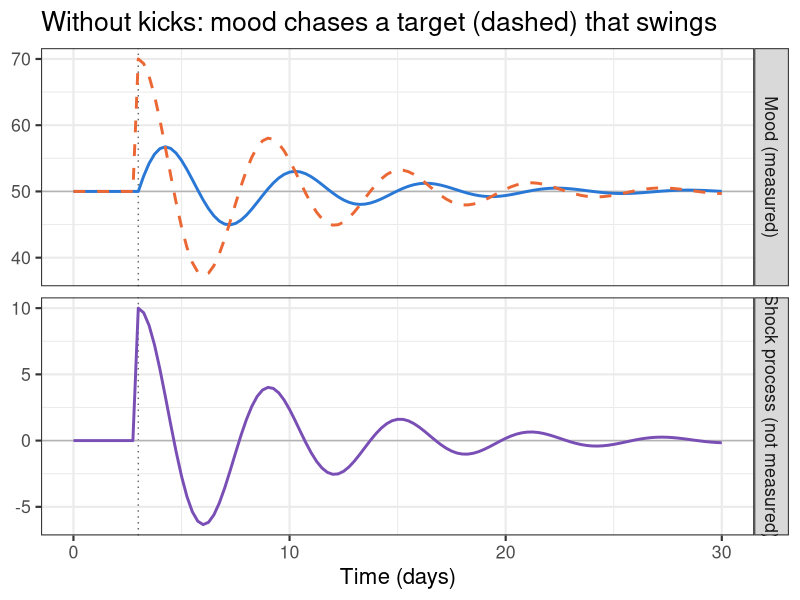
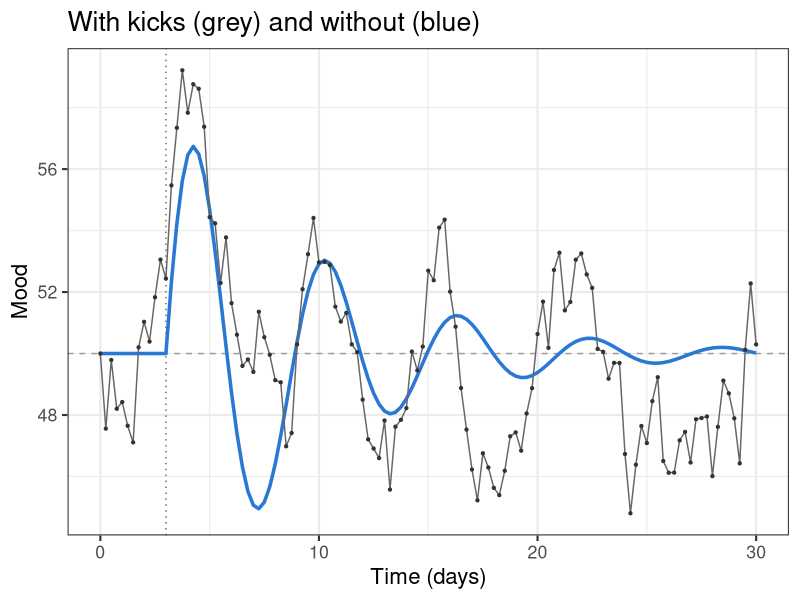
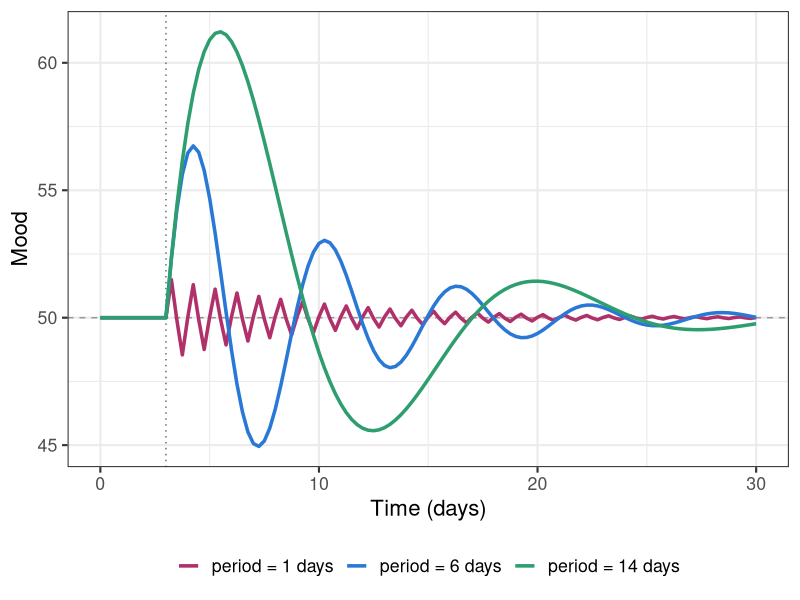
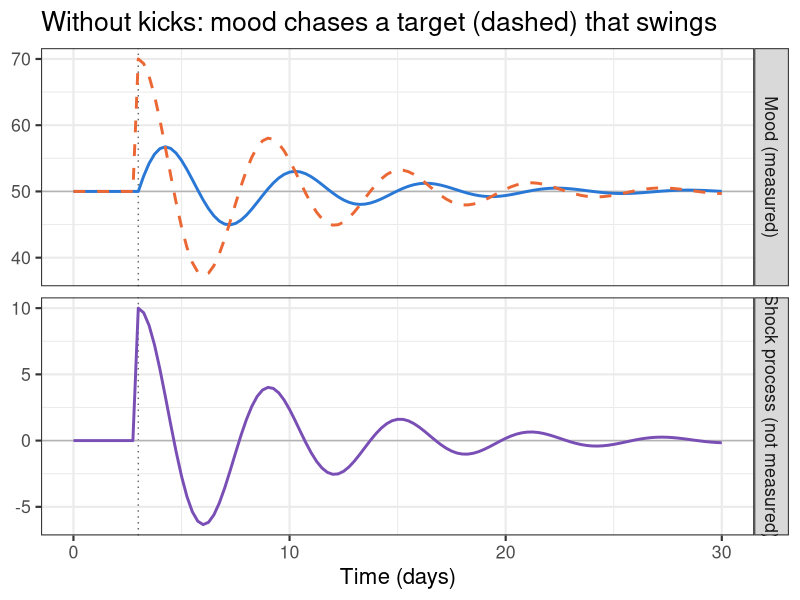
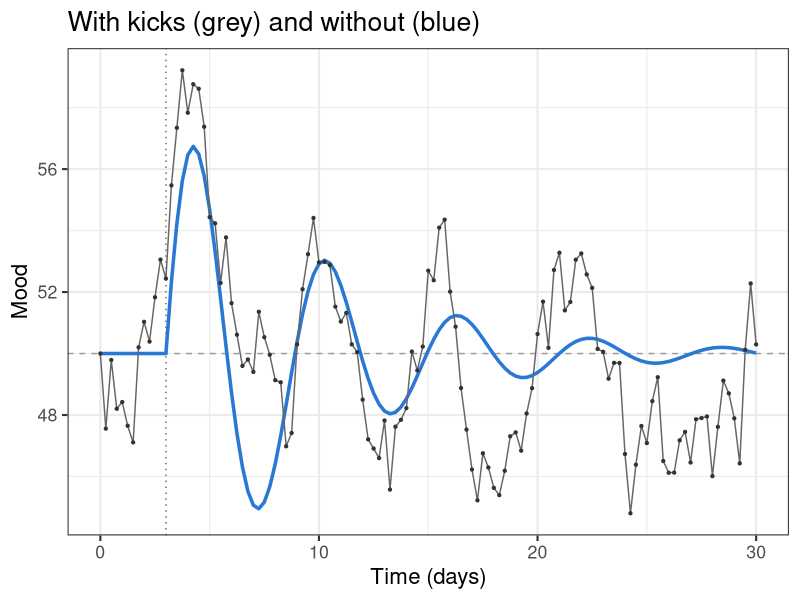
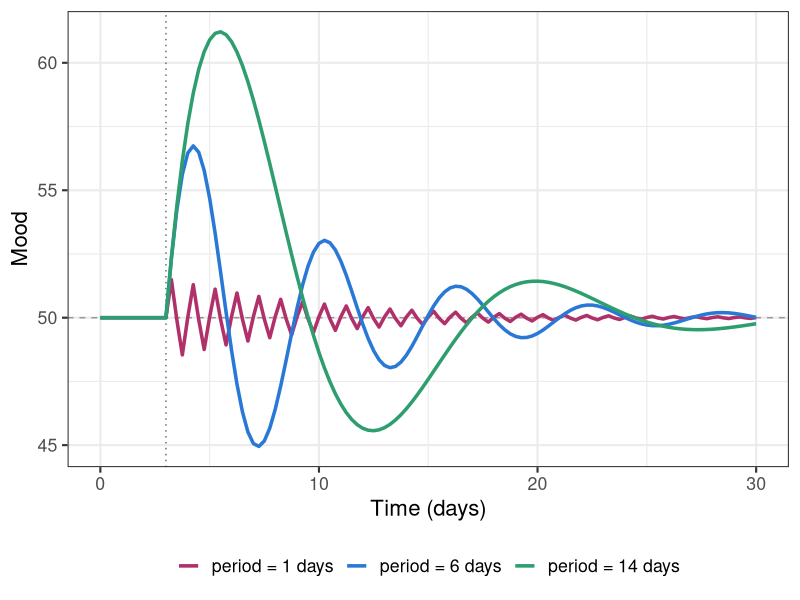

Source code (R) for these figures, in order:
# =============================================================================
#  LECTURE 10 -- SIMULATE DATA: AN OSCILLATING SHOCK
#  (a shock that starts a process which swings, like a spring with friction)
#  Dynamic Systems Thinking in Psychology
#
#  On day 3, a shock starts a process that does not simply fade: it swings
#  past 0 to the other side, then back, with smaller and smaller swings,
#  until it settles. The shock process swings around 0 like a spring with
#  friction: a damped oscillation. Mood is pushed up while the process is
#  above 0, and pulled down while it is below 0.
#
#  A spring needs two states: where it is (Input) and how fast it moves
#  (Speed). The shock gives Input a push; after that:
#
#     dMood  = (A * Mood + B + C * Input) dt + G dW
#     dInput = Speed dt
#     dSpeed = (Aspring * Input + Adamp * Speed) dt
#
#     Aspring < 0: the further Input is from 0, the harder it is pulled back
#     Adamp   < 0: friction; the swings get smaller and smaller
#
#  In matrix form:
#
#     d/dt (Mood, Input, Speed) = | A  C        0     | (Mood, Input, Speed) + (B, 0, 0)
#                                 | 0  0        1     |
#                                 | 0  Aspring  Adamp |
#
#  Both Input and Speed are latent: we only measure Albert's mood.
#
#  Compare with lecture10_simulate_dissipative.R, where the shock process
#  simply fades.
#
#  Part 1  settings
#  Part 2  what to expect
#  Part 3  the simulation function
#  Part 4  simulate Albert
#  Part 5  look at the data
#  Part 6  things to try
#
#  Run the script part by part (select the lines and press Ctrl+Enter).
# =============================================================================

# install.packages("ggplot2")   # run once if you do not have it
library(ggplot2)


# =============================================================================
#  PART 1: SETTINGS
# =============================================================================

times <- seq(from = 0, to = 30, by = 0.25)  # 4 ratings a day for 30 days (time in days)
Nsteps <- 20                       # small steps between two ratings

A <- -0.5                          # Albert's own state dependence (per day)
restMood <- 50                     # where Albert's mood rests without any shock
B <- -A * restMood                 # the intercept that makes him rest there (= 25)
C <- 1                             # how strongly the shock process pushes mood
G <- 3                             # kick strength (set to 0 to see the clean response)

shockTimes <- 3                    # the shock comes on day 3 (must be one of the rating times)
dose <- 10                         # how big the shock process is right after the shock
period <- 6                        # one full swing (high, low, high) takes about 6 days
Aspring <- -(2*pi/period)^2        # pull back towards 0 (sets the period)
Adamp <- -0.3                      # friction (closer to 0: longer swinging)

seed <- 2026                       # same random kicks every time you run this
savePlots <- TRUE                  # TRUE: save every plot in Part 5 as a png file
plotFolder <- "plots_oscillating"  # folder for the png files (made in your working directory)


# =============================================================================
#  PART 2: WHAT TO EXPECT
# =============================================================================
# As before, mood chases the target restMood + C * Input / (-A). When Input
# swings below 0, the target is below the resting level, and mood follows.
#
# How fast the swings die out: the size of each swing shrinks by the factor
# exp(Adamp / 2 * period) per period.

cat("Target right after the shock:", restMood + C * dose / (-A), "\n")
cat("Each full swing is", round(100 * exp(Adamp / 2 * period)), "% of the one before\n")
cat("Albert covers half the distance to a target in", round(log(2) / -A, 2), "days\n")

# Q: Sketch the shock process and Albert's mood before you run anything else.
#    Will Albert's mood drop below 50 at some point?


# =============================================================================
#  PART 3: THE SIMULATION FUNCTION
# =============================================================================
# The function from Lecture 5 with two extra states. One technical detail: in
# each small step we first update Speed, and then move Input with the NEW
# Speed. With the usual order, every small step adds a little energy to the
# spring, and a fast swing would grow instead of dying out.

simulateAlbert <- function(period, Adamp, G = 3, times){
  set.seed(seed)                               #same kicks for every version we compare
  Aspring <- -(2*pi/period)^2
  Nobs <- length(times)
  Mood <- Input <- rep(NA, Nobs)
  MoodState <- restMood; InputState <- 0; SpeedState <- 0
  for(i in 1:Nobs){
    if(i > 1){
      dt <- (times[i] - times[i-1]) / Nsteps
      for(stepi in 1:Nsteps){
        dMood <- A*MoodState + B + C*InputState          #mood: own pull plus the push of the shock process
        dSpeed <- Aspring*InputState + Adamp*SpeedState  #the spring pulls back, friction slows down
        kick <- G * sqrt(dt) * rnorm(1)
        MoodState <- MoodState + dMood * dt + kick
        SpeedState <- SpeedState + dSpeed * dt
        InputState <- InputState + SpeedState * dt       #Input moves with the NEW speed
      }
    }
    if(any(abs(times[i] - shockTimes) < 1e-8)) InputState <- InputState + dose   #the shock
    Mood[i] <- MoodState
    Input[i] <- InputState
  }
  data.frame(time = times, Mood = Mood, Input = Input)
}


# =============================================================================
#  PART 4: SIMULATE ALBERT
# =============================================================================

albert <- simulateAlbert(period = period, Adamp = Adamp, G = G, times = times)       #with kicks
albertClean <- simulateAlbert(period = period, Adamp = Adamp, G = 0, times = times)  #without kicks
albertClean$target <- restMood + C * albertClean$Input / (-A)
head(albert)

# write.csv(albert, "lecture10_data_oscillating.csv", row.names = FALSE)


# =============================================================================
#  PART 5: LOOK AT THE DATA
# =============================================================================
if (savePlots) dir.create(plotFolder, showWarnings = FALSE)

# --- 5a. Albert and the shock process, without kicks -------------------------------
panels <- c("Mood (measured)", "Shock process (not measured)")
long <- rbind(data.frame(time = albertClean$time, value = albertClean$Mood,   panel = panels[1], line = "mood"),
              data.frame(time = albertClean$time, value = albertClean$target, panel = panels[1], line = "target"),
              data.frame(time = albertClean$time, value = albertClean$Input,  panel = panels[2], line = "process"))
long$panel <- factor(long$panel, levels = panels)
zeroLines <- data.frame(panel = factor(panels, levels = panels), y = c(restMood, 0))

p5a <- ggplot(long, aes(x = time, y = value)) +
  geom_vline(xintercept = shockTimes, linetype = "dotted", colour = "grey40") +
  geom_hline(data = zeroLines, aes(yintercept = y), colour = "grey70") +
  geom_line(aes(colour = line, linetype = line), linewidth = 1) +
  scale_colour_manual(values = c(mood = "#2a78d6", target = "#eb6834", process = "#7a4fb5")) +
  scale_linetype_manual(values = c(mood = "solid", target = "dashed", process = "solid")) +
  facet_grid(rows = vars(panel), scales = "free_y") +
  theme_bw(base_size = 16) +
  theme(legend.position = "none") +
  labs(x = "Time (days)", y = NULL,
       title = "Without kicks: mood chases a target (dashed) that swings")
p5a
if (savePlots) ggsave(file.path(plotFolder, "5a_mood_and_process.png"), p5a, width = 11, height = 7, dpi = 150)

# Q: A few days after the shock, Albert's mood drops below 50. Is that
#    because of Albert's own rule (A), or because of the shock process?
#    Could the mood model from Lecture 5, on its own and without kicks, ever
#    overshoot its resting level?
# Q: The target swings down to about 38, but mood only gets down to about 45.
#    Why?

# --- 5b. With kicks ------------------------------------------------------------------
p5b <- ggplot(albert, aes(x = time, y = Mood)) +
  geom_vline(xintercept = shockTimes, linetype = "dotted", colour = "grey40") +
  geom_hline(yintercept = restMood, linetype = "dashed", colour = "grey60") +
  geom_line(data = albertClean, colour = "#2a78d6", linewidth = 1.2) +   #without kicks
  geom_line(colour = "grey40") +                                         #with kicks
  geom_point(colour = "grey20", size = 0.8) +
  theme_bw(base_size = 16) +
  labs(x = "Time (days)", y = "Mood",
       title = "With kicks (grey) and without (blue)")
p5b
if (savePlots) ggsave(file.path(plotFolder, "5b_with_kicks.png"), p5b, width = 11, height = 5, dpi = 150)

# Q: Would you see the low after the shock in these ratings? What kind of
#    study would you need to find it?

# --- 5c. Fast and slow swings ----------------------------------------------------------
# The same shock with three periods, without kicks.
periods <- c(1, 6, 14)
swing <- NULL
for (p in periods) {
  sim <- simulateAlbert(period = p, Adamp = Adamp, G = 0, times = times)
  swing <- rbind(swing, data.frame(sim, period = paste("period =", p, "days")))
}
swing$period <- factor(swing$period, levels = paste("period =", periods, "days"))

p5c <- ggplot(swing, aes(x = time, y = Mood, colour = period)) +
  geom_vline(xintercept = shockTimes, linetype = "dotted", colour = "grey40") +
  geom_hline(yintercept = restMood, linetype = "dashed", colour = "grey60") +
  geom_line(linewidth = 1.2) +
  scale_colour_manual(values = c("#b0306a", "#2a78d6", "#2f9e6e")) +
  theme_bw(base_size = 16) +
  labs(x = "Time (days)", y = "Mood", colour = NULL) +
  theme(legend.position = "bottom")
p5c
if (savePlots) ggsave(file.path(plotFolder, "5c_periods.png"), p5c, width = 11, height = 5, dpi = 150)

# Q: Which swing reaches Albert's mood, and which is smoothed away? Why?


# =============================================================================
#  PART 6: THINGS TO TRY
# =============================================================================
# 1. Friction: set Adamp to -3. Does Albert still have a low after the
#    shock? Set Adamp to 0: what happens, and is that realistic?
#
# 2. A faster Albert: set A to -2 (and keep B <- -A * restMood). Run 5c
#    again. Does the fast swing (period = 1) reach his mood now?
#
# 3. A negative shock: set dose to -10. What does the low-then-high look
#    like in mood?
#
# 4. Measure once a day (times <- seq(from = 0, to = 30, by = 1)) and use
#    period = 1. What do the daily ratings show? (Compare with 5c.)
